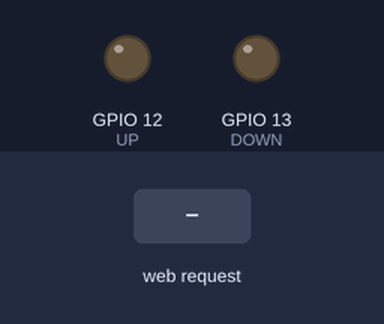
Recording of a sketch running on a simulated ESP8266 (NodeMCU). Shown: output pins drawn as LEDs (lit = HIGH). The test bench sets the inputs (shaded band). WiFi joins after 1.5 s; servers stay silent unless stated.

Above: at 2.7 s.
2.8 s: HTTP request GET /up received
At 3.6 s:
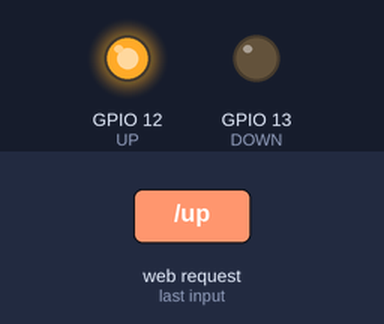
5.3 s: HTTP request GET /down received
At 5.9 s:
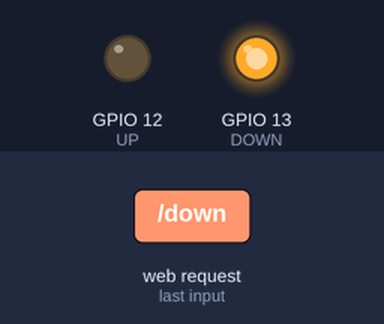
Timing chart, 0 to 8.3 s (numbered marks = the images above; inputs shaded):
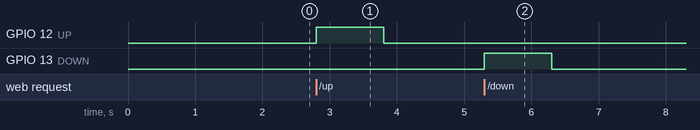

The sketch:

desk_control.ino
```cpp
#include <ESP8266WiFi.h>
#include <ESP8266WebServer.h>
#include <DNSServer.h>
#include <WiFiManager.h>
#include <EEPROM.h>

#define DOWN 13
#define UP 12

ESP8266WebServer server(80);

void setup() {
  Serial.begin(9600);
  // put your setup code here, to run once:
  WiFiManager wifi;
  wifi.autoConnect("AutoConnectAP");

  pinMode(DOWN, OUTPUT);
  pinMode(UP, OUTPUT);

  server.on("/up", [](){
    digitalWrite(UP, 1);
    delay(1000);
    digitalWrite(UP, 0);
    server.send(200, "text/plain", "OK");
  });

  server.on("/down", [](){
    digitalWrite(DOWN, 1);
    delay(1000);
    digitalWrite(DOWN, 0);
    server.send(200, "text/plain", "OK");
  });

  server.begin();
}

void loop() {
  // put your main code here, to run repeatedly:
  server.handleClient();
}
```

Measured:
- after the input at 2.8 s, GPIO 12 (UP): LOW → HIGH at once, → LOW 1.0 s later
- after the input at 5.3 s, GPIO 13 (DOWN): LOW → HIGH at once, → LOW 1.0 s later
